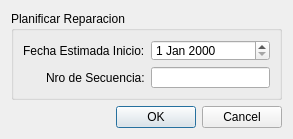
<?xml version="1.0" encoding="UTF-8"?>
<ui version="4.0">
 <class>AsignarFechaReparacion</class>
 <widget class="QDialog" name="AsignarFechaReparacion">
  <property name="geometry">
   <rect>
    <x>0</x>
    <y>0</y>
    <width>293</width>
    <height>139</height>
   </rect>
  </property>
  <property name="minimumSize">
   <size>
    <width>293</width>
    <height>139</height>
   </size>
  </property>
  <property name="windowTitle">
   <string>Asignar Fecha</string>
  </property>
  <layout class="QVBoxLayout" name="verticalLayout">
   <item>
    <widget class="QGroupBox" name="groupBox">
     <property name="title">
      <string>Planificar Reparacion</string>
     </property>
     <layout class="QFormLayout" name="formLayout">
      <property name="fieldGrowthPolicy">
       <enum>QFormLayout::AllNonFixedFieldsGrow</enum>
      </property>
      <property name="labelAlignment">
       <set>Qt::AlignRight|Qt::AlignTrailing|Qt::AlignVCenter</set>
      </property>
      <item row="0" column="0">
       <widget class="QLabel" name="label_3">
        <property name="text">
         <string>Fecha Estimada Inicio:</string>
        </property>
       </widget>
      </item>
      <item row="2" column="0">
       <widget class="QLabel" name="label_4">
        <property name="text">
         <string>Nro de Secuencia:</string>
        </property>
       </widget>
      </item>
      <item row="2" column="1">
       <widget class="QLineEdit" name="lineEditNroSecuencia"/>
      </item>
      <item row="0" column="1">
       <widget class="QDateEdit" name="dateEditFechaReparacion"/>
      </item>
     </layout>
    </widget>
   </item>
   <item>
    <widget class="QDialogButtonBox" name="buttonBox">
     <property name="orientation">
      <enum>Qt::Horizontal</enum>
     </property>
     <property name="standardButtons">
      <set>QDialogButtonBox::Cancel|QDialogButtonBox::Ok</set>
     </property>
    </widget>
   </item>
  </layout>
 </widget>
 <resources/>
 <connections>
  <connection>
   <sender>buttonBox</sender>
   <signal>accepted()</signal>
   <receiver>AsignarFechaReparacion</receiver>
   <slot>accept()</slot>
   <hints>
    <hint type="sourcelabel">
     <x>248</x>
     <y>254</y>
    </hint>
    <hint type="destinationlabel">
     <x>157</x>
     <y>274</y>
    </hint>
   </hints>
  </connection>
  <connection>
   <sender>buttonBox</sender>
   <signal>rejected()</signal>
   <receiver>AsignarFechaReparacion</receiver>
   <slot>reject()</slot>
   <hints>
    <hint type="sourcelabel">
     <x>316</x>
     <y>260</y>
    </hint>
    <hint type="destinationlabel">
     <x>286</x>
     <y>274</y>
    </hint>
   </hints>
  </connection>
 </connections>
</ui>
